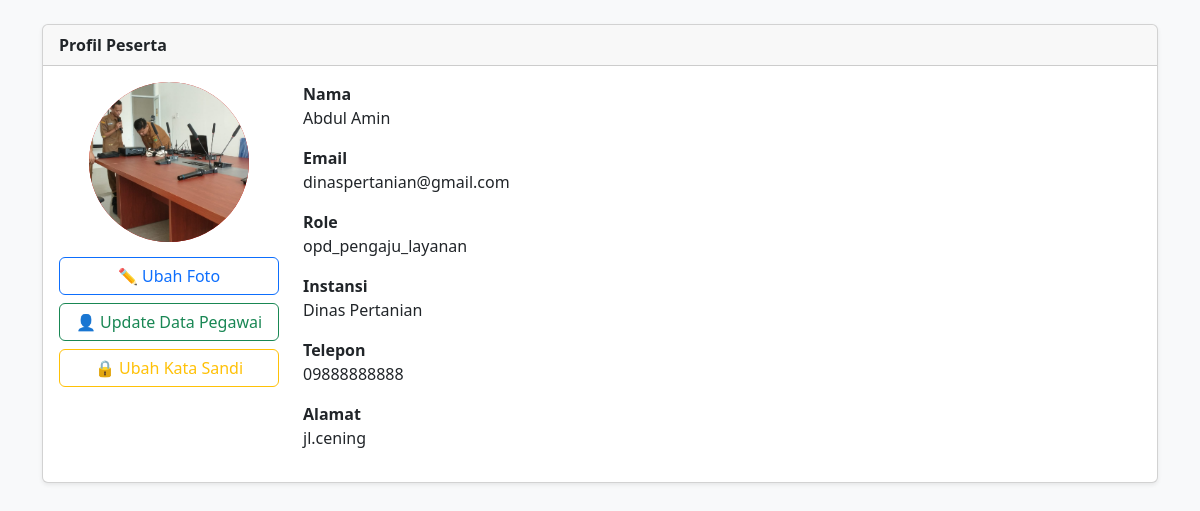
Screenshot of /petugas/modules/profil_akun.php (signed in) with the database file from the repository.
### tables this page shows
CREATE TABLE `users` (
  `id` int(11) NOT NULL,
  `email` varchar(150) NOT NULL,
  `password` varchar(255) NOT NULL,
  `role` varchar(50) NOT NULL,
  `nama` varchar(150) DEFAULT NULL,
  `telepon` varchar(20) DEFAULT NULL,
  `alamat` text DEFAULT NULL,
  `images` varchar(255) DEFAULT 'default.png',
  `created_at` timestamp NOT NULL DEFAULT current_timestamp(),
  `nama_instansi` varchar(150) DEFAULT NULL,
  `status` enum('aktif','nonaktif') DEFAULT 'aktif',
  `created_by` varchar(50) DEFAULT 'admin_instansi'
);

### petugas/modules/profil_akun.php (the view, shortened to what this page needs)
<?php
require_once __DIR__ . '/../../config.php';
$id = (int) $_SESSION['user_id'];
$stmt = $conn->prepare("
    SELECT id, nama, email, role, images, nama_instansi, telepon, alamat
    FROM users
    WHERE id = ?
");
$stmt->bind_param("i", $id);
$stmt->execute();
$user = $stmt->get_result()->fetch_assoc();
$nama   = $user['nama'];
$email  = $user['email'];
$role   = $user['role'];
$images = $user['images'] ?: 'default.png';
?>
<!DOCTYPE html>
<html lang="id">
<head>
    <link href="https://cdn.jsdelivr.net/npm/bootstrap@5.3.2/dist/css/bootstrap.min.css" rel="stylesheet">
</head>
<body class="bg-light">
<div class="container my-4">
    <div class="card mb-4 shadow-sm">
    <div class="card-header fw-bold">Profil Peserta</div>
    <div class="card-body d-flex gap-4">
        <div style="width:220px;text-align:center;">
            <div style="
                width:160px;
                height:160px;
                margin:0 auto 15px;
                border-radius:50%;
                background:#d60000;
                overflow:hidden;">
                <img src="/netcare/petugas/uploads/profil/<?= htmlspecialchars($images) ?>"
                     style="width:100%;height:100%;object-fit:cover">
            </div>
            <button type="button" onclick="toggleFoto()" class="btn btn-outline-primary w-100 mb-2">
            ✏️ Ubah Foto
            </button>
            <button type="button" onclick="toggleEditProfil()" class="btn btn-outline-success w-100 mb-2">
            👤 Update Data Pegawai
            </button>
            <button type="button" onclick="togglePassword()" class="btn btn-outline-warning w-100 mb-2">
            🔒 Ubah Kata Sandi
            </button>
        </div>
        <div class="flex-fill">
            <p><strong>Nama</strong><br><?= htmlspecialchars($nama) ?></p>
            <p><strong>Email</strong><br><?= htmlspecialchars($email) ?></p>
            <p><strong>Role</strong><br><?= htmlspecialchars($role) ?></p>
            <?php if (!empty($user['nama_instansi'])): ?>
                <p><strong>Instansi</strong><br><?= htmlspecialchars($user['nama_instansi']) ?></p>
            <?php endif; ?>
            <?php if (!empty($user['telepon'])): ?>
                <p><strong>Telepon</strong><br><?= htmlspecialchars($user['telepon']) ?></p>
            <?php endif; ?>
            <?php if (!empty($user['alamat'])): ?>
                <p><strong>Alamat</strong><br><?= htmlspecialchars($user['alamat']) ?></p>
            <?php endif; ?>
        </div>
    </div>
</div>
</div>
</body>
</html>

### rows the page displays
users: images (picture), nama "Abdul Amin", email "dinaspertanian@gmail.com", role "opd_pengaju_layanan", nama_instansi "Dinas Pertanian", telepon "09888888888", alamat "jl.cening"
